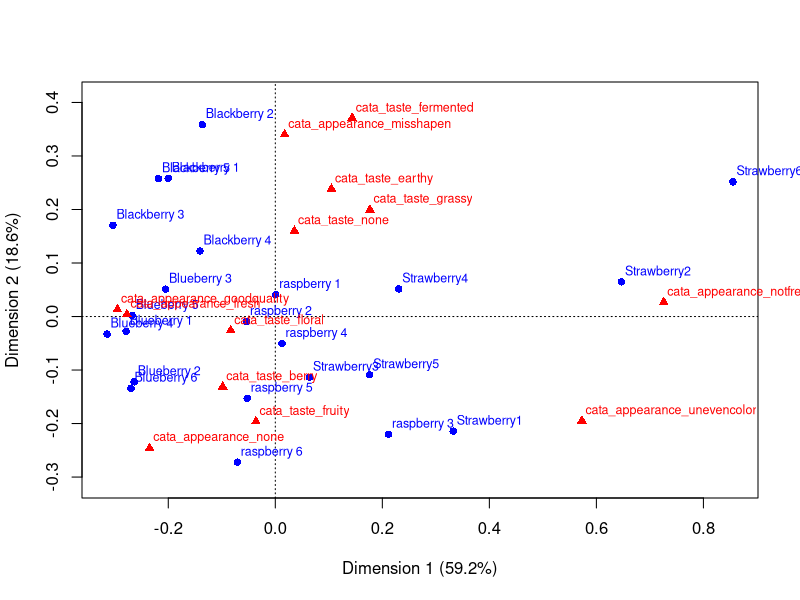
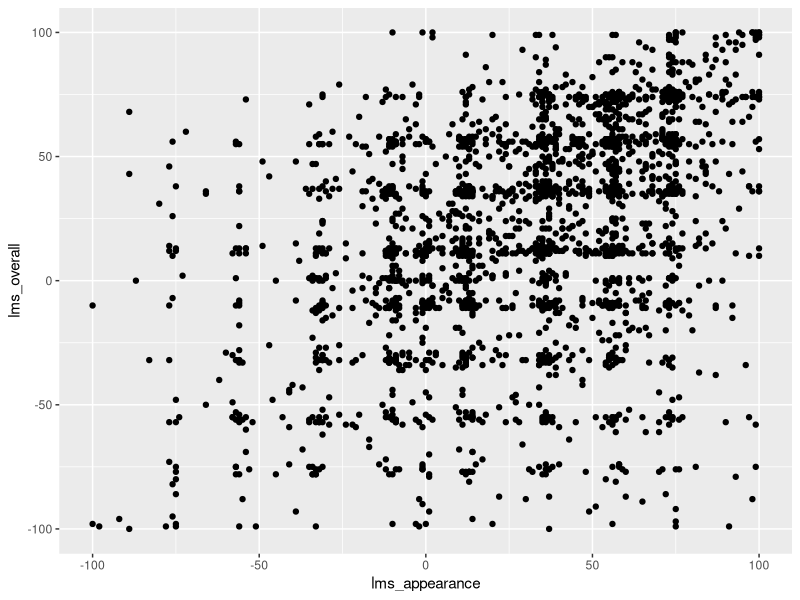
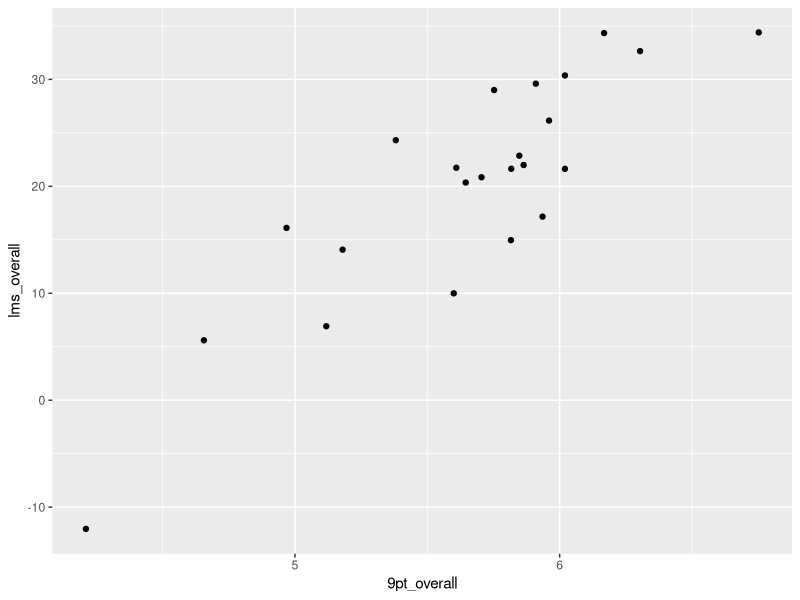
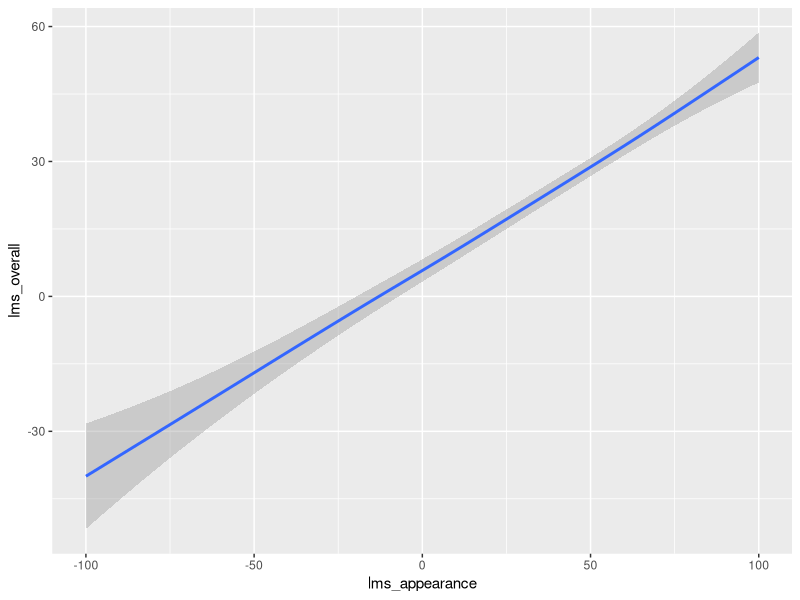
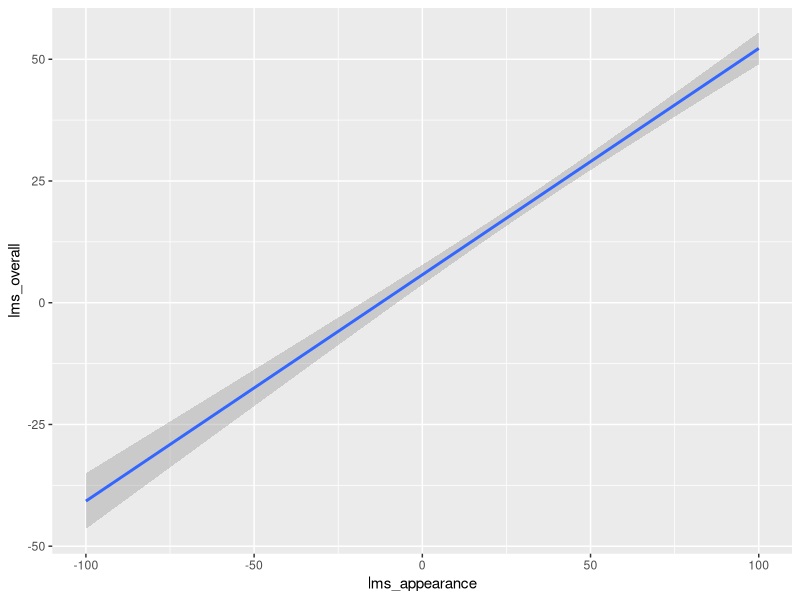
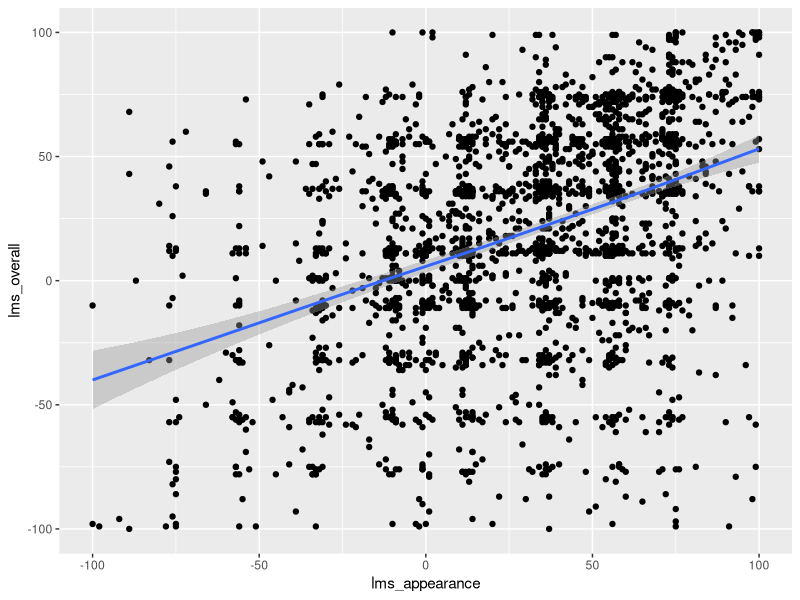
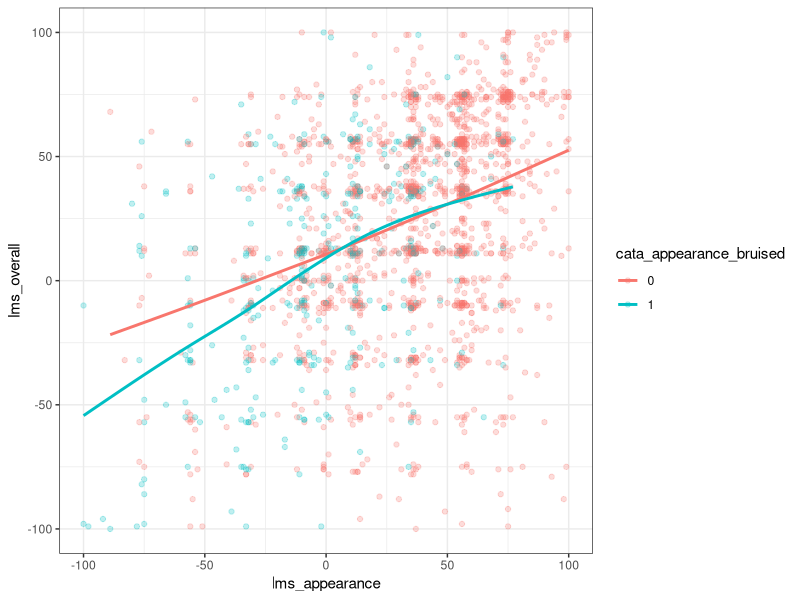
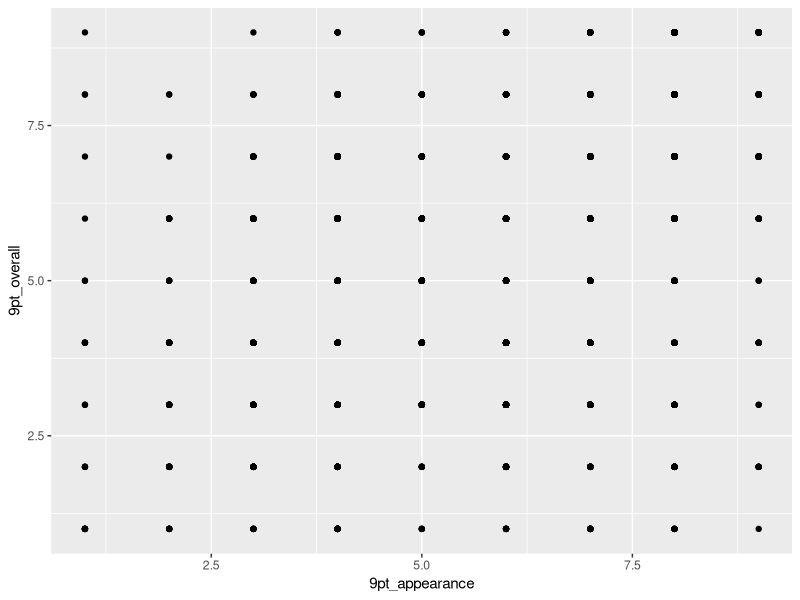

R code for these plots, in order: (Note: this script raises an error after producing the figures.)
## ---- chunk 1
library(tidyverse)
library(ca)
berry_data <- read_csv("data/clt-berry-data.csv")
## ---- chunk 2
data("author")
str(author)
head(author)
## ---- chunk 3
berry_data %>%
  select(`Sample Name`, `Subject Code`, starts_with("cata_"))
## ---- chunk 4
testlogic <- c(TRUE,FALSE,FALSE)
testlogic
class(testlogic) #We start with logical data

testnums <- as.numeric(testlogic) #as.numeric() turns FALSE to 0 and TRUE to 1
testnums
class(testnums) #Now it's numeric

as.logical(testnums) #We can turn numeric to logical data the same way
as.logical(c(0,1,2,3)) #Be careful with non-binary data, though!
## ---- chunk 5
berry_data %>%
  mutate(presence = 1) %>%
  pivot_wider(names_from = berry,
              values_from = presence, values_fill = 0) %>%
  #The rest is just for visibility:
  select(ends_with("berry"), `Sample Name`, everything()) %>%
  arrange(lms_overall)
## ---- chunk 6
berry_data %>%
  group_by(`Sample Name`) %>%
  summarize(across(starts_with("cata_"), sum))
## ---- chunk 7
berry_data %>%
  group_by(`Sample Name`) %>%
  summarize(across(starts_with("cata_"), sum)) %>%
  select(where(~ none(.x, is.na))) -> berry_tidy_contingency

berry_tidy_contingency
## ---- chunk 8
class(author)
dimnames(author)
class(berry_tidy_contingency)
dimnames(berry_tidy_contingency)
## ---- chunk 9
as.matrix(berry_tidy_contingency)
## ---- chunk 10
berry_tidy_contingency %>%
  column_to_rownames("Sample Name") -> berry_contingency_df

class(berry_contingency_df)
dimnames(berry_contingency_df)
## ---- chunk 11
berry_data %>%
  pivot_longer(starts_with("cata_"),
               names_to = "attribute",
               values_to = "presence") %>%
  filter(presence == 1) %>%
  count(attribute) %>%
  #Arranges the highest-cited CATA terms first
  arrange(desc(n)) %>% 
  #Pulls the attribute names as a vector, in the order above
  pull(attribute)      
## ---- chunk 12
ca(berry_contingency_df) -> berry_ca_res
## ---- chunk 13
berry_data %>%
  select(`Sample Name`, contains(c("cata_", "9pt_", "lms_", "us_"))) %>%
  summarize(across(contains("cata_"), ~ sum(.x, na.rm = TRUE)),
            across(contains(c("9pt_","lms_","us_")), ~ mean(.x, na.rm = TRUE)), .by = `Sample Name`) %>%
  column_to_rownames("Sample Name") %>%
  #You have to know the NUMERIC indices to do it this way.
  ca(supcol = 37:51) 
## ---- chunk 14
berry_ca_res %>%
  str()
## ---- chunk 15
berry_ca_res$rowcoord #the standard coordinates of the row variable (berry)
berry_ca_res$colcoord #the standard coordinates of the column variable (attribute)

berry_ca_res$sv       #the singular value for each dimension
berry_ca_res$sv %>%   #which are useful in calculating the % inertia of each dimension
  {.^2 / sum(.^2)}

#The column and row masses (in case you want to add your own supplementary variables
#after the fact):

#the row masses
berry_ca_res$rowmass  
#the column masses
berry_ca_res$colmass  
## ---- chunk 16
berry_row_coords <- berry_ca_res$rowcoord %>%
  #rownames_to_column() works on data.frames, not matrices
  as.data.frame() %>% 
  #This has to be the same for both to use bind_rows()!
  rownames_to_column("Variable") 

#Equivalent to the above, and works on matrices
berry_col_coords <- berry_ca_res$colcoord %>%
  as_tibble(rownames = "Variable")

berry_ca_coords <- bind_rows(Berry = berry_row_coords,
                             Attribute = berry_col_coords,
                             .id = "Type")

berry_ca_coords
## ---- chunk 17
berry_rowmass <- tibble(Variable = berry_ca_res$rownames,
                        Mass = berry_ca_res$rowmass)

berry_rowmass
## ---- chunk 18
named_colmasses <- berry_ca_res$colmass
names(named_colmasses) <- berry_ca_res$colnames

berry_colmass <- named_colmasses %>%
  enframe(name = "Variable",
          value = "Mass")

berry_colmass
## ---- chunk 19
bind_rows(berry_colmass, berry_rowmass) %>%
  left_join(berry_ca_coords, by = "Variable")
## ---- chunk 20
berry_ca_coords %>%
  write_csv("data/berry_ca_coords.csv")

berry_col_coords %>%
  write_csv("data/berry_ca_col_coords.csv")

berry_row_coords %>%
  write_csv("data/berry_ca_row_coords.csv")
## ---- chunk 21
berry_ca_res %>%
  write_rds("data/berry_ca_results.rds")
## ---- chunk 22
plot(berry_ca_res)
## ---- chunk 23
berry_data %>%
  # Here we set up the base plot
  ggplot(mapping = aes(x = lms_appearance, y = lms_overall)) + 
   # Here we tell our base plot to add points
  geom_point()                          
## ---- chunk 24
berry_data %>%
  select(`Sample Name`, contains(c("9pt_","lms_","us_"))) %>%
  summarize(across(everything(), ~ mean(.x, na.rm = TRUE)), .by = `Sample Name`) -> 
  berry_average_likings

berry_average_likings %>%
  nrow()

berry_average_likings %>%
  ggplot(aes(x = `9pt_overall`, y = `lms_overall`)) +
   #23 points, one per row
  geom_point()
## ---- chunk 25
berry_average_likings %>%
  select(lms_overall, `9pt_overall`)
## ---- chunk 26
berry_data %>%
  ggplot(mapping = aes(x = lms_appearance, y = lms_overall)) + 
  geom_smooth()
## ---- chunk 27
berry_data %>%
  ggplot(mapping = aes(x = lms_appearance, y = lms_overall)) + 
  geom_smooth(method = "lm")
## ---- chunk 28
berry_data %>%
  ggplot(mapping = aes(x = lms_appearance, y = lms_overall)) + 
  geom_point() +
  geom_smooth()
## ---- chunk 29
berry_data %>%
  #ggplot will drop NA values for you, but it's good practice to
  #think about what you want to do with them:
  drop_na(lms_overall, cata_appearance_bruised) %>%
  #color, shape, linetype, and other aesthetics that would add a key
  #don't like numeric data types. The quick-and-dirty solution:
  mutate(across(starts_with("cata_"), as.factor)) %>%
  ggplot(mapping = aes(x = lms_appearance, y = lms_overall,
                       color = cata_appearance_bruised)) +
  geom_point(alpha = 1/4) + 
  geom_smooth(se = FALSE) +
  theme_bw()
## ---- chunk 30
berry_data %>%
  ggplot(mapping = aes(x = `9pt_appearance`, y = `9pt_overall`)) +
  geom_point()
## ---- chunk 31
berry_data %>%
  ggplot(mapping = aes(x = `9pt_appearance`, y = `9pt_overall`)) +
  geom_point(alpha = 0.05) 
## ---- chunk 32
berry_data %>%
  ggplot(mapping = aes(x = `9pt_appearance`, y = `9pt_overall`)) +
  geom_jitter(alpha = 1/4) +
  geom_smooth(method = "lm", se = FALSE)
## ---- chunk 33
#geom_bar() is for when you already have discrete data, it just counts:
berry_data %>%
  ggplot(aes(x = cata_taste_berry)) +
  geom_bar()

berry_data %>%
  ggplot(aes(x = `9pt_overall`)) +
  geom_bar()

#and geom_histogram() is for continuous data, it counts and bins:
berry_data %>%
  ggplot(aes(x = `lms_overall`)) +
  geom_histogram()
## ---- chunk 34
berry_data %>%
  drop_na(lms_overall, cata_appearance_bruised) %>%
  ggplot(aes(x = lms_appearance, y = lms_overall)) + 
  # We can set new aes() mappings in individual layers, as well as the plot itself
  geom_point(aes(alpha = jar_size)) +
  #Unlike color, alpha will accept numeric variables for mapping
  theme_bw()
## ---- chunk 35
berry_data %>%
  drop_na(lms_overall, cata_appearance_bruised) %>%
  ggplot(aes(x = lms_appearance, y = lms_overall)) + 
  geom_point() +
  theme_void()
## ---- chunk 36
# To effectively plot all of the cata attributes on a bar chart, the data
# needs to be longer (one geom_bar() per group, not per column!)
# and we'll remove columns with NAs for now.
berry_cata_long <- 
  berry_data %>%
  select(where(~none(.x, is.na))) %>%
  pivot_longer(starts_with("cata_"),
               names_to = c(NA, "Modality", "Attribute"), names_sep = "_",
               values_to = "Presence")

# And now we can use this for plotting
p <- 
  berry_cata_long %>%
  filter(Presence == 1) %>%
  ggplot(aes(x = Attribute, fill = berry, color = Modality)) + 
  geom_bar(position = position_dodge()) +
  theme_bw() +
  theme(axis.text.x = element_text(angle = 90, vjust = 0.5, hjust = 1))

p
## ---- chunk 37
p +
  scale_fill_viridis_d() +
  scale_color_grey(start = 0, end = 0.8) #For bar plots, color is the outline!
## ---- chunk 38
# We'll pick 14 random colors from the colors R knows about
random_colors <- print(colors()[sample(x = 1:length(colors()), size = 10)])

p + 
  scale_fill_manual(values = random_colors) +
  scale_color_manual(breaks = c("taste", "appearance"),
                     values = c("lightgrey", "black"))
## ---- chunk 39
berry_cata_long %>%
  filter(Presence == 1) %>%
  ggplot(aes(x = berry)) + 
  geom_bar() +
  theme_bw() +
  facet_wrap(~ Attribute) +
  theme(axis.text.x = element_text(angle = 90, vjust = 0.5, hjust = 1))

## ---- chunk 40
berry_cata_long %>%
  group_by(berry, Attribute, Modality) %>%
  summarize(proportion = mean(Presence)) %>%
  ggplot(aes(x = berry, y = proportion)) + 
  geom_col() +
  theme_bw() +
  facet_wrap(~ Attribute) +
  theme(axis.text.x = element_text(angle = 90, vjust = 0.5, hjust = 1))

## ---- chunk 41
ggplot() +
  geom_segment(aes(xend = Dim1, yend = Dim2), x = 0, y = 0,
               arrow = arrow(length = unit(0.25, "cm")),
               data = berry_col_coords) +
  geom_text_repel(aes(x = Dim1, y = Dim2, label = Variable, color = Type,
                      fontface = ifelse(Type == "Attribute", "italic", "plain")),
                  data = berry_ca_coords) +
  scale_color_manual(breaks = c("Attribute","Berry"),
                     values = c("lightgrey","maroon")) +
  theme_bw()
## ---- chunk 42
berry_ca_coords
## ---- chunk 43
berry_ca_coords %>%
  mutate(Variable = str_remove(Variable, "cata_")) %>%
  ggplot(aes(x = Dim1, y = Dim2, color = Type, label = Variable)) +
  geom_hline(color="black", yintercept = 0) +
  geom_vline(color="black", xintercept = 0) +
  geom_text() +
  theme_bw() +
  xlab("Dimension 1") +
  ylab("Dimension 2")
## ---- chunk 44
berry_ca_coords %>%
  mutate(Variable = str_remove(Variable, "cata_")) %>%
  ggplot(aes(x = Dim1, y = Dim2, color = Type, label = Variable)) +
  geom_hline(color="black", yintercept = 0) +
  geom_vline(color="black", xintercept = 0) +
  geom_text_repel() +
  theme_bw() +
  xlab("Dimension 1") +
  ylab("Dimension 2")
## ---- chunk 45

berry_ca_res$sv %>%
  {str_c("Dimension ", 1:length(.), " (", round(100 * .^2 / sum(.^2), 1), "% Inertia)")} ->
  berry_cata_ca_dimnames

berry_ca_coords %>%
  mutate(Variable = str_remove(Variable, "cata_"),
         Variable = str_replace(Variable, "Strawberry", "Strawberry "),
         font = ifelse(Type == "Attribute", "italic", "plain")) %>%
  separate(Variable, c("Var_Major", "Var_Minor"), remove = FALSE) %>%
  ggplot(aes(x = Dim1, y = Dim2, fontface = font, color = Var_Major, label = Variable)) +
  geom_hline(color="black", yintercept = 0) +
  geom_vline(color="black", xintercept = 0) +
  geom_point() +
  geom_text_repel(size = 5) +
  theme_bw() +
  xlab(berry_cata_ca_dimnames[1]) +
  ylab(berry_cata_ca_dimnames[2]) +
  scale_color_manual(values = c("appearance" = "#bababa",
                                "taste" = "#7f7f7f",
                                "Blackberry" = "#2d0645",
                                "Blueberry" = "#3e17e8",
                                "raspberry" = "#7a1414",
                                "Strawberry" = "#f089cb"))
